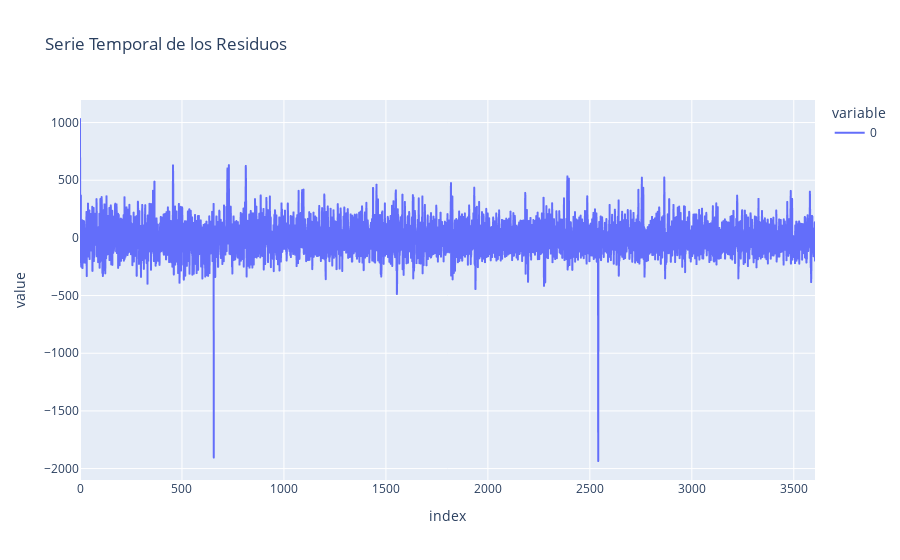
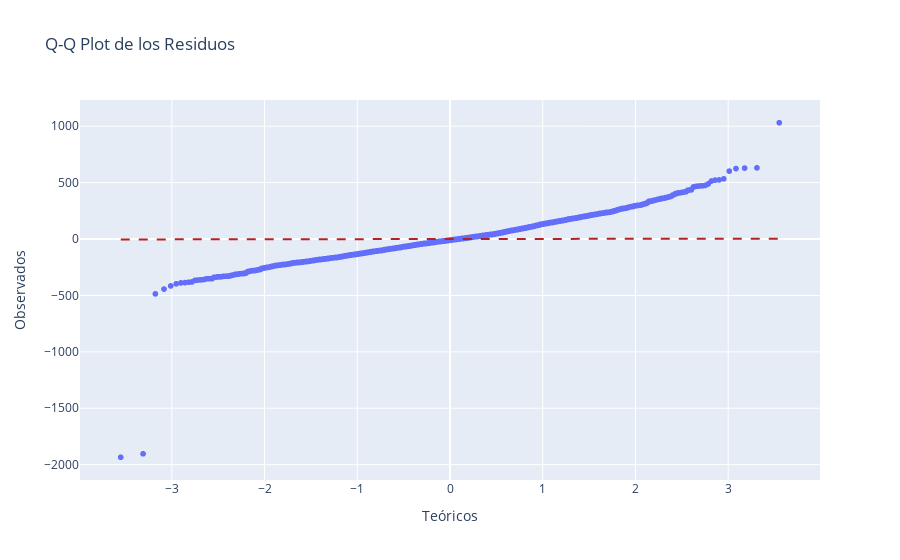

Notebook cell for these charts, in order:
### Code cell
residuals = np.array(pred) - np.array(to_pred)
independence_normality(residuals, nlags_ljbox=10)

### Figure 1 — Plotly figure (JSON) as saved in the notebook; plotly's stock layout.template omitted (floating-point values rounded to 4 significant figures; data arrays with more than 128 entries replaced by an {"elided": "..."} marker saying what was removed)
{"data": [{"hovertemplate": "variable=0<br>index=%{x}<br>value=%{y}<extra></extra>", "legendgroup": "0", "line": {"color": "#636efa", "dash": "solid"}, "marker": {"symbol": "circle"}, "mode": "lines", "name": "0", "showlegend": true, "type": "scattergl", "x": {"elided": "3605 int values"}, "xaxis": "x", "y": {"elided": "3605 float values"}, "yaxis": "y"}], "layout": {"legend": {"title": {"text": "variable"}, "tracegroupgap": 0}, "title": {"text": "Serie Temporal de los Residuos"}, "xaxis": {"anchor": "y", "domain": [0, 1], "title": {"text": "index"}}, "yaxis": {"anchor": "x", "domain": [0, 1], "title": {"text": "value"}}}}

### Figure 2 — Plotly figure (JSON) as saved in the notebook; plotly's stock layout.template omitted (floating-point values rounded to 4 significant figures; data arrays with more than 128 entries replaced by an {"elided": "..."} marker saying what was removed)
{"data": [{"hovertemplate": "Teóricos=%{x}<br>Observados=%{y}<extra></extra>", "legendgroup": "", "marker": {"color": "#636efa", "symbol": "circle"}, "mode": "markers", "name": "", "showlegend": false, "type": "scattergl", "x": {"elided": "3605 float values"}, "xaxis": "x", "y": {"elided": "3605 float values"}, "yaxis": "y"}], "layout": {"legend": {"tracegroupgap": 0}, "shapes": [{"line": {"color": "firebrick", "dash": "dash"}, "type": "line", "x0": -3.55, "x1": 3.55, "y0": -3.55, "y1": 3.55}], "title": {"text": "Q-Q Plot de los Residuos"}, "xaxis": {"anchor": "y", "domain": [0, 1], "title": {"text": "Teóricos"}}, "yaxis": {"anchor": "x", "domain": [0, 1], "title": {"text": "Observados"}}}}
